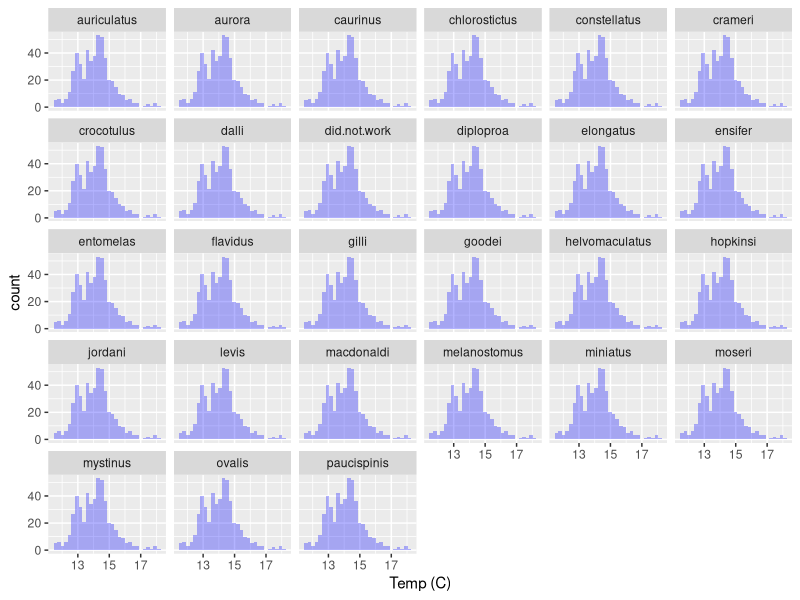
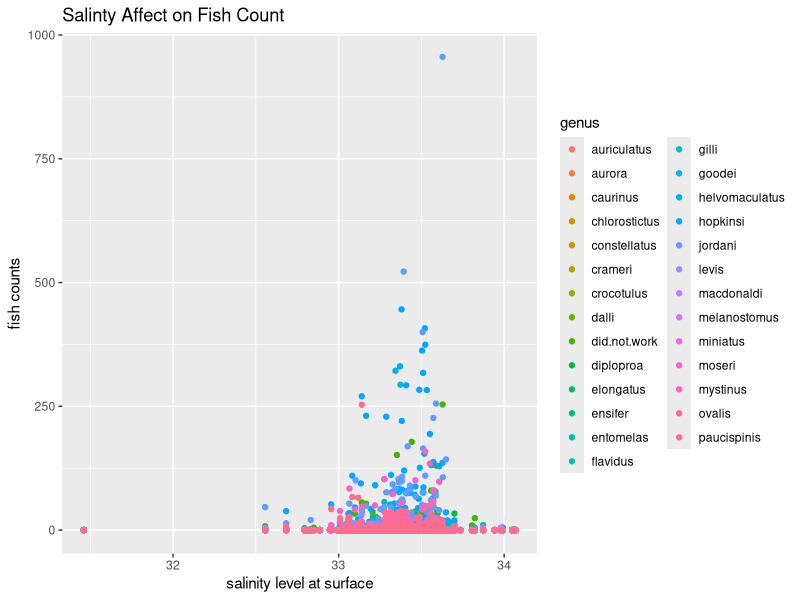

Generate these figures, in order, with R:
## ---- chunk 1
rockfish_larval_data <- read.csv("../data/rsos170639_si_001.csv")
## ---- chunk 2
library(dplyr)
help(package = dplyr)
library(ggplot2)
library(tidyr)
## ---- chunk 3
rockfish_data_reduced <- select(rockfish_larval_data, year, line, station, station.depth, temp_surf, sal_surf, oxygen_surf, auriculatus, aurora,	caurinus,	chlorostictus,	constellatus,crameri,	crocotulus,	dalli,	did.not.work,	diploproa,	elongatus,	ensifer,	entomelas,	flavidus,	gilli,	goodei, helvomaculatus,	hopkinsi,	jordani,	levis,	macdonaldi,	melanostomus,	miniatus,	moseri,	mystinus,	ovalis,	paucispinis)
## ---- chunk 4
rockfish_data_added_genus <- rockfish_data_reduced %>%
  gather('auriculatus', 'aurora',	'caurinus',	'chlorostictus',	'constellatus', 'crameri',	'crocotulus',	'dalli',	'did.not.work',	'diploproa',	'elongatus',	'ensifer',	'entomelas',	'flavidus',	'gilli',	'goodei', 'helvomaculatus',	'hopkinsi',	'jordani',	'levis',	'macdonaldi',	'melanostomus',	'miniatus',	'moseri',	'mystinus',	'ovalis',	'paucispinis', key = "genus", value = "counts")
## ---- chunk 5
ggplot(rockfish_data_added_genus, aes(x=temp_surf)) +
   geom_histogram(fill="blue", alpha = 0.3) +
   labs(x = "Temp (C)") +
   facet_wrap(~genus)
## ---- chunk 6
ggplot(rockfish_data_added_genus, aes(x = sal_surf, y = counts, color=genus)) +
  geom_point() +
  labs(x = "salinity level at surface" , y = "fish counts", 
       title = "Salinty Affect on Fish Count")
